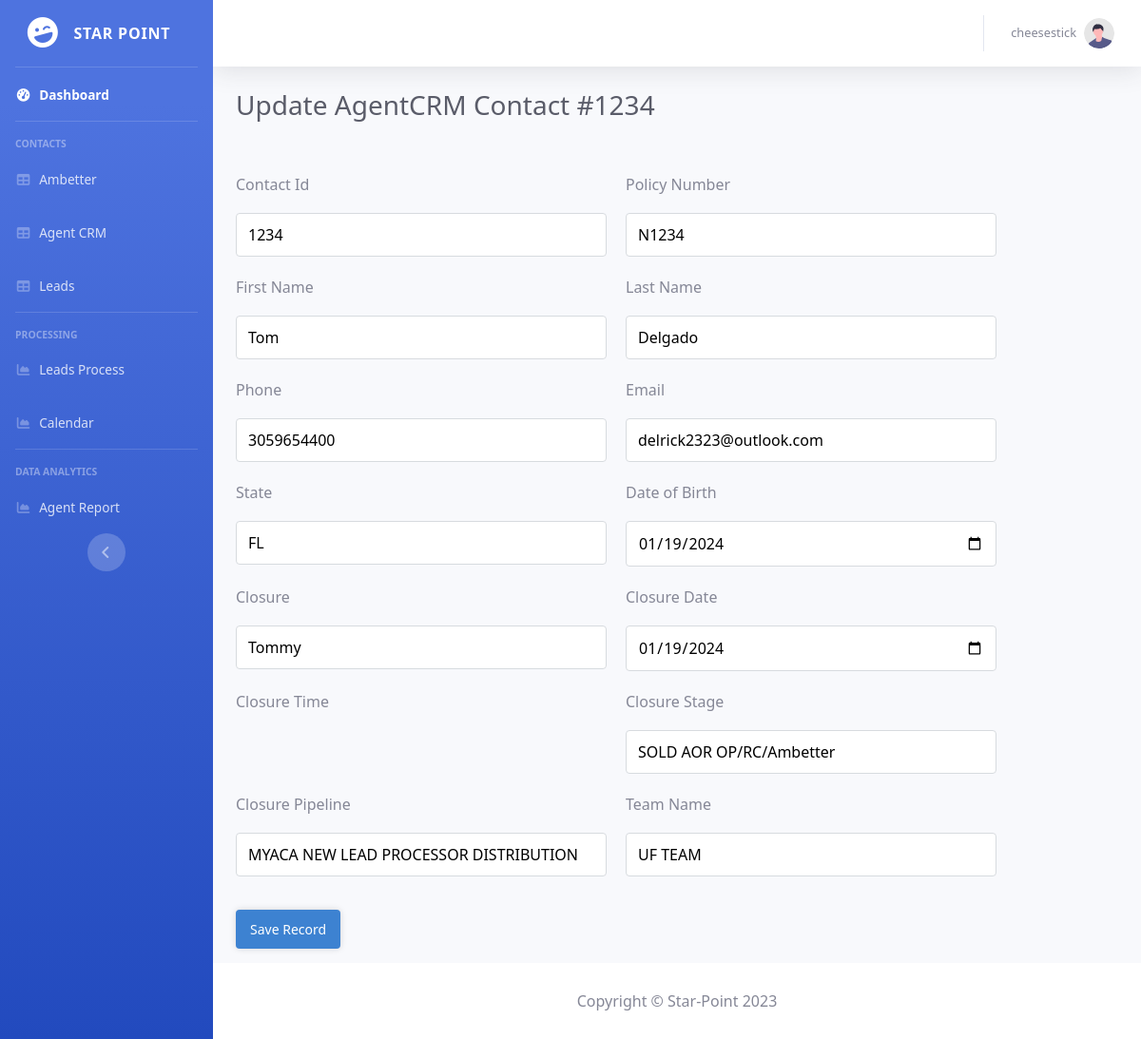
Page /view/crm/agentcrm-update.php?contact_id=1234 (signed in) on the committed database.
### tables this page shows
CREATE TABLE `AgentCRM` (
  `contact_id` varchar(255) NOT NULL,
  `policy_number` varchar(255) NOT NULL,
  `first_name` varchar(50) DEFAULT NULL,
  `last_name` varchar(50) DEFAULT NULL,
  `phone` varchar(20) DEFAULT NULL,
  `email` varchar(255) DEFAULT NULL,
  `state` varchar(50) DEFAULT NULL,
  `DOB` date DEFAULT NULL,
  `closure` varchar(100) NOT NULL,
  `closure_date` date NOT NULL,
  `closure_time` time NOT NULL,
  `closure_stage` varchar(500) DEFAULT NULL,
  `closure_pipeline` varchar(255) DEFAULT NULL,
  `team_name` varchar(100) DEFAULT NULL
);

### php/config.php (called while the page is built, shortened)
<?php
$AgentCRM = 'AgentCRM';
?>

### View/CRM/agentcrm-update.php (the view, shortened to what this page needs)
<?php
include '../../php/functions.php';
$pdo = pdo_connect_mysql();
$stmt = $pdo->prepare('SELECT * FROM ' . $AgentCRM . ' WHERE contact_id = ?');
$stmt->execute([ $_GET['contact_id'] ]);
$contact = $stmt->fetch(PDO::FETCH_ASSOC);
?>
<?=CRM_header('AgentCRM - Update')?>
<div id="content-wrapper" class="d-flex flex-column">
    <div id="content">
        <?= CRM_topbar($_SESSION) ?>
        <div class=container-fluid>
            <div class="d-sm-flex align-items-center justify-content-between mb-4">
                <div class="wrap">
                    <h1 class="h3 mb-0 text-gray-800">Update AgentCRM Contact #<?=$contact['contact_id']?></h1>
                </div>
            </div>
            <form action="?contact_id=<?=$contact['contact_id']?>" method="post" class="crud-form">
                <div class="cols">
                    <?php foreach ($AgentCRM_Columns as $column => $array): ?>
                    <?php if (isset($array['input'])): ?>
                    <?php $input = $array['input']; ?>
                    <div class="style-form-control">
                        <label for="<?=$column?>"><?=$array['label']?></label>
                        <?php if ($input['type'] == 'text' || $input['type'] == 'hidden' || $input['type'] == 'email' || $input['type'] == 'number' || $input['type'] == 'tel'): ?>
                        <input id="<?=$column?>" type="<?=$input['type']?>" name="<?=$column?>" placeholder="<?=$input['placeholder']?>" value="<?=htmlspecialchars((string)$contact[$column], ENT_QUOTES)?>" <?=$input['required'] ? 'required' : ''?> <?=isset($input['custom']) ? $input['custom'] : ''?>>
                        <?php elseif ($input['type'] == 'date'): ?>
                        <input id="<?=$column?>" type="<?=$input['type']?>" name="<?=$column?>"<?=$input['required'] ? ' required' : ''?> <?=isset($input['custom']) ? $input['custom'] : ''?> value="<?=date('Y-m-d')?>">
                        <?php elseif ($input['type'] == 'datetime-local'): ?>
                        <input id="<?=$column?>" type="<?=$input['type']?>" name="<?=$column?>" value="<?=date('Y-m-d\TH:i', strtotime($contact[$column]))?>" <?=$input['required'] ? 'required' : ''?> <?=isset($input['custom']) ? $input['custom'] : ''?>>
                        <?php elseif ($input['type'] == 'textarea'): ?>
                        <textarea id="<?=$column?>" name="<?=$column?>" placeholder="<?=$input['placeholder']?>" <?=$input['required'] ? 'required' : ''?> <?=isset($input['custom']) ? $input['custom'] : ''?>><?=htmlspecialchars($contact[$column], ENT_QUOTES)?></textarea>
                        <?php elseif ($input['type'] == 'checkbox'): ?>
                        <input id="<?=$column?>" type="hidden" name="<?=$column?>" value="0" <?=isset($input['custom']) ? $input['custom'] : ''?>>
                        <input type="<?=$input['type']?>" name="<?=$column?>" value="1" <?=$contact[$column] == 1 ? 'checked' : ''?> <?=isset($input['custom']) ? $input['custom'] : ''?>>
                        <?php endif; ?>
                    </div>
                    <?php endif; ?>
                    <?php endforeach; ?>
                </div>
                <button type="submit" name="submit" class="btn">Save Record</button>
            </form>
        </div>
    </div>
    <?=CRM_footer()?>
</div>

### css/CRM/style.css (style rules this page uses)
* { box-sizing: border-box; font-family: system-ui, "Segoe UI", Roboto, Helvetica, Arial, sans-serif, "Apple Color Emoji", "Segoe UI Emoji", "Segoe UI Symbol"; font-size: 16px; }
body { background-color: #FFFFFF; margin: 0; }
.btn { display: inline-block; -webkit-appearance: none; -moz-appearance: none; appearance: none; border: none; text-decoration: none; background-color: #3d82d1; box-shadow: 0 0 7px 0 rgba(0, 0, 0, 0.15); font-weight: 500; border-radius: 4px; font-size: 14px; color: #FFFFFF; padding: 10px 15px; margin: 15px 0; cursor: pointer; transition: background-color 0.15s ease; }
.crud-form input[type=text], .crud-form input[type=email], .crud-form input[type=password], .crud-form input[type=number], .crud-form input[type=tel], .crud-form input[type=date], .crud-form input[type=datetime-local], .crud-form input[type=file], .crud-form select, .crud-form textarea { display: inline-block; padding: 10px 12px; margin-bottom: 15px; border: 1px solid #d7dbdf; border-radius: 4px; }
.crud-form input[type=text]::placeholder, .crud-form input[type=email]::placeholder, .crud-form input[type=password]::placeholder, .crud-form input[type=number]::placeholder, .crud-form input[type=tel]::placeholder, .crud-form input[type=date]::placeholder, .crud-form input[type=datetime-local]::placeholder, .crud-form input[type=file]::placeholder, .crud-form select::placeholder, .crud-form textarea::placeholder { color: #a8acaf; }
.crud-form .style-form-control { display: inline-flex; flex-flow: column; flex-wrap: wrap; width: calc(50% - 10px); padding-bottom: 5px; }
.crud-form .style-form-control label:nth-child(1) { display: block; padding: 0 0 10px 0; }
.crud-form .cols { display: flex; justify-content: space-between; flex-wrap: wrap; max-width: 800px; width: 100%; padding-top: 30px; }

### rows in the picture
agentcrm: contact_id "1234", policy_number "N1234", first_name "Tom", last_name "Delgado", phone "3059654400", email "delrick2323@outlook.com", state "FL", closure "Tommy", closure_stage "SOLD AOR OP/RC/Ambetter", closure_pipeline "MYACA NEW LEAD PROCESSOR DISTRIBUTION", team_name "UF TEAM"

### other values in the picture
$name "cheesestick"
$array['label'] "Contact Id"
$array['label'] "Policy Number"
$array['label'] "First Name"
$array['label'] "Last Name"
$array['label'] "Phone"
$array['label'] "Email"
$array['label'] "State"
$array['label'] "Date of Birth"
$array['label'] "Closure"
$array['label'] "Closure Date"
$array['label'] "Closure Time"
$array['label'] "Closure Stage"
$array['label'] "Closure Pipeline"
$array['label'] "Team Name"
